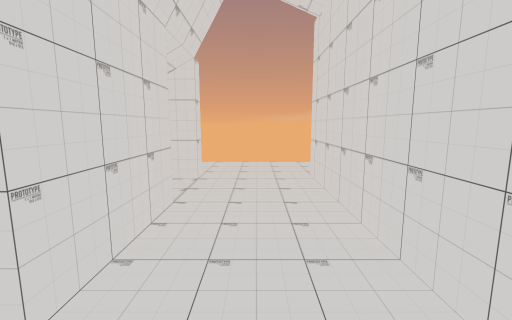
[1] (above)

16 first-person views from a walk through a scene from a Unity 3-D project. The camera is 1.4 m above the floor, tilts 8° down and sees 90° across. Doors are open. The floor is counted in squares, 1 m on a side. Each view is taken from the middle of a square. On the plan, view 1 faces up. The plan holds only what a view shows up to about 13 squares ahead; the rest is blank. The place goes on beyond the plan. The player character is not drawn. Some surface patterns are stand-ins.

[2]
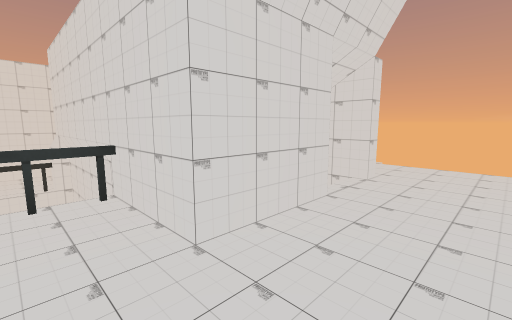

[3]
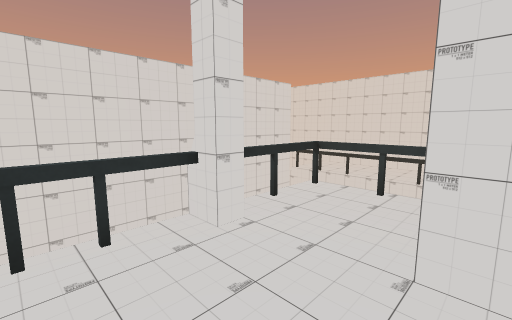

[4]
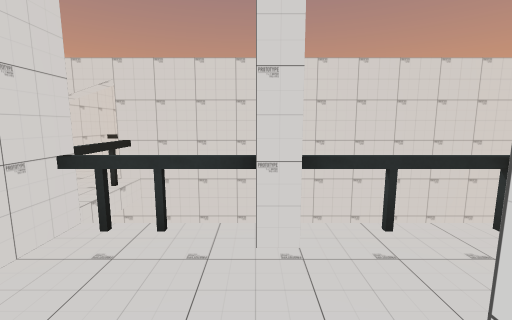

[5]
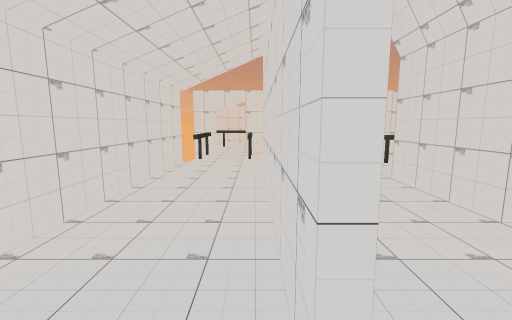

[6]
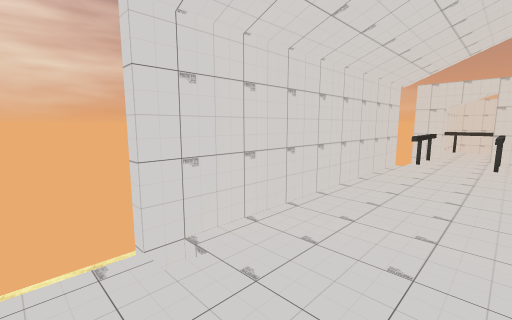

[7]
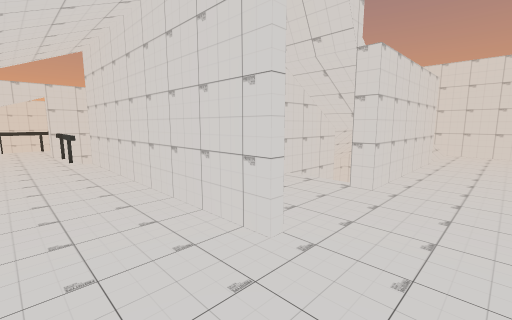

[8]
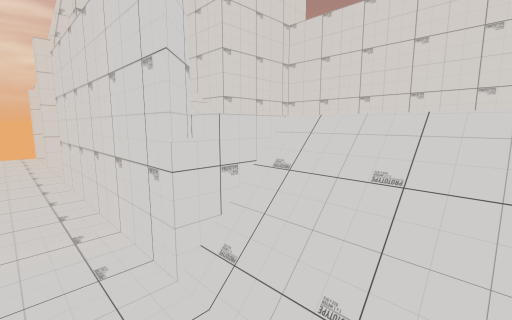

[9]
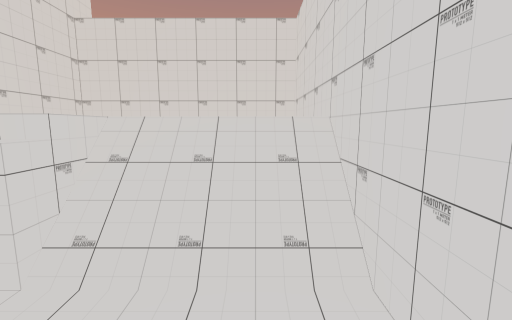

[10]
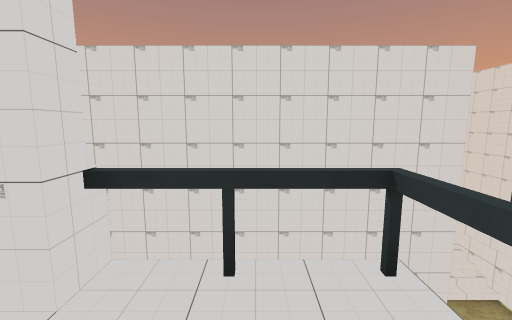

[11]
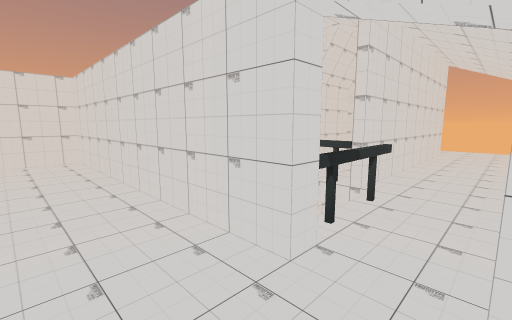

[12]
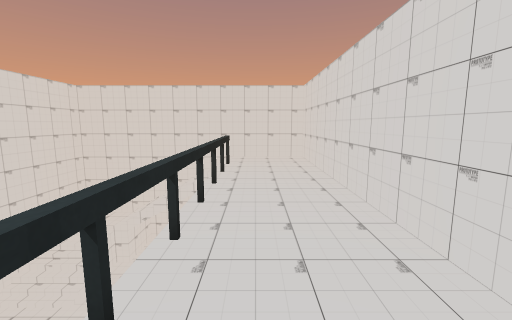

[13]
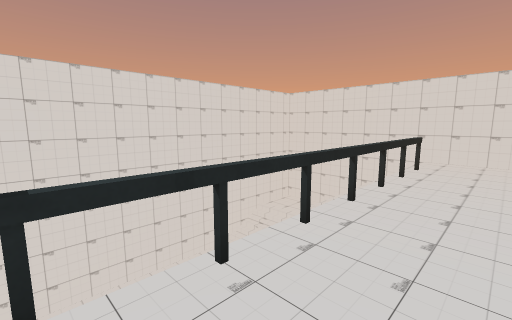

[14]
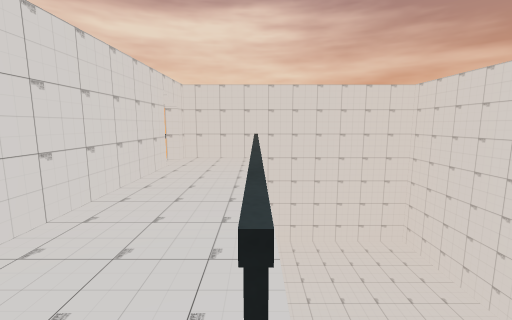

[15]
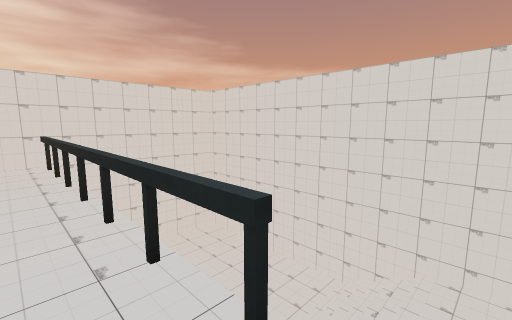

[16]
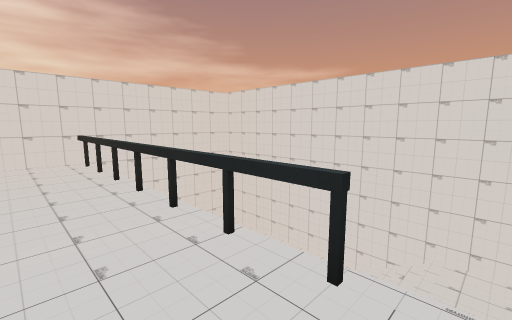

### Floor plan
Key: @ floor where view 1 was taken; # wall or solid block; . main floor; : floor 1.5 m higher than the main floor; - floor 2.5 m lower than the main floor; _ floor 3.75 m lower than the main floor; / step, stairs or slope; D open door; v drop or lower ground; G guardrail; F fence; O other object.
Columns run from 11 left of view 1 to 5 right of it. Each row starts with its distance up from view 1.
  9  #..............
  8  #..............v
  7  #//######DDD#. v
  6  #///    /...#..#
  5  #:::   //...#..#
  4  #     ###...#..#
  3  #    /###...#..#
  2 #######G##...#..#
  1 vv     G.....#..#
  0 v      G...@.#..#
 -1 v      FGGGGGDDD#
 -2 v            G.G
 -3 v            G.O
 -4 v            G.O
 -5  vv ##########.##
 -6 vvv #...........#
 -7 vvv #...........#
 -8 vv  #.//////////#
 -9     #//    _____#
-10     #//    _____#
-11     #/     _____#
-12     #///________#
-13     #--//_______#
-14     #--//_______#
-15     #############

Positions as (right, up) in squares from view 1, and headings:
1: (0, 0), facing up
2: (1, 0), facing up-left
3: (1, 2), facing down-left
4: (-1, 2), facing down
5: (2, 8), facing down
6: (2, 8), facing down-right
7: (4, 9), facing down-left
8: (-9, 8), facing down-right
9: (-9, 9), facing down
10: (-3, 1), facing down
11: (4, -7), facing up-left
12: (4, -7), facing left
13: (4, -6), facing down-left
14: (-6, -8), facing right
15: (-6, -7), facing down-right
16: (-6, -6), facing down-right
